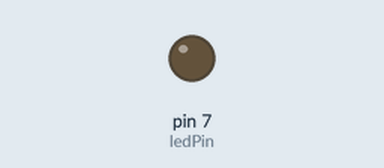
A sketch run on a simulated Arduino Uno, built with avr-gcc and run on an emulated ATmega328P. Shown: output pins drawn as LEDs (lit = HIGH). Dashed ring = blinking. At 2.0 s the program stops and its outputs stay as they are.

Above: at 0.5 s.
At 1.85 s:
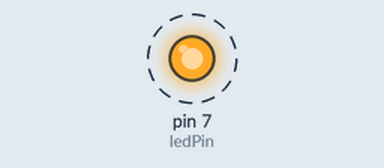
Timing chart, 0 to 3.0 s (numbered marks = the images above):
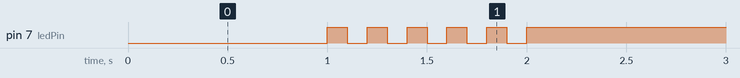

The sketch:

05_practice_2.ino
```cpp
#define PIN 7
const int ledPin = 7;
void setup() {
  pinMode(ledPin, OUTPUT);
}

void loop() {
  digitalWrite(ledPin, 0);
  delay(1000);

  for (int i = 0; i < 5; i++) {
    digitalWrite(ledPin, 1);
    delay(100);
    digitalWrite(ledPin, 0);
    delay(100);
  }

  digitalWrite(ledPin, 1);
  while(1) {

  }
}
```

Measured:
- by itself, pin 7 (ledPin): alternates HIGH for 0.10 s and LOW for 0.10 s, 11 changes in all, then stays HIGH
